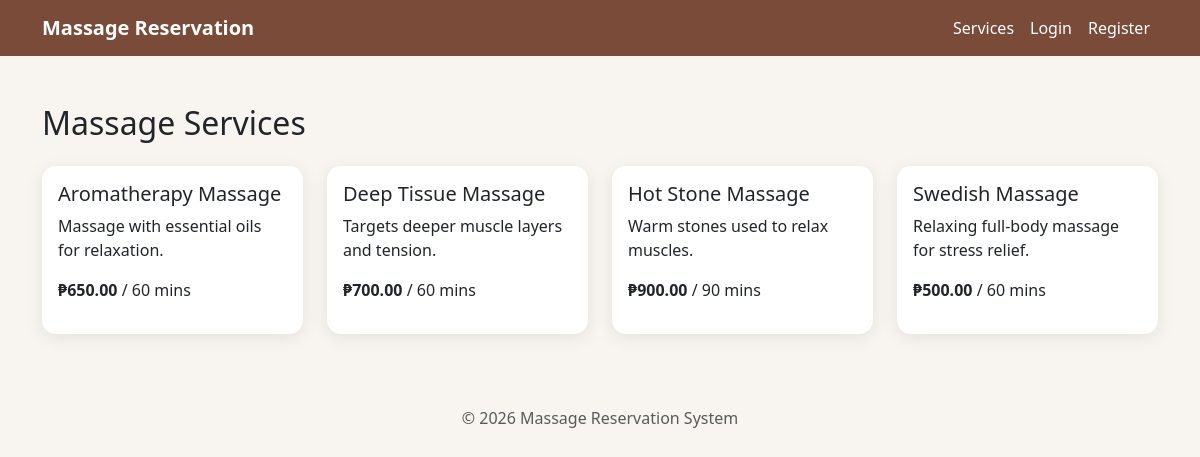
/services.php, run on the app's committed database.
### tables this page shows
CREATE TABLE services (
  service_id INT AUTO_INCREMENT PRIMARY KEY,
  service_name VARCHAR(100) NOT NULL,
  description TEXT,
  price DECIMAL(10,2) NOT NULL,
  duration INT NOT NULL
);

### functions.php (called while the page is built, shortened)
<?php
function is_logged_in() {
    return isset($_SESSION['user_id']);
}
function clean($data) {
    return htmlspecialchars(trim($data), ENT_QUOTES, 'UTF-8');
}
?>

### services.php (the view, shortened to what this page needs)
<?php include 'header.php';
$services = $pdo->query("SELECT * FROM services ORDER BY service_name")->fetchAll(PDO::FETCH_ASSOC);
?>
<div class="container my-5"><h2 class="mb-4">Massage Services</h2><div class="row g-4">
<?php foreach($services as $s): ?>
<div class="col-md-3"><div class="card p-3 h-100">
  <h5><?php echo clean($s['service_name']); ?></h5>
  <p><?php echo clean($s['description']); ?></p>
  <p><strong>₱<?php echo number_format($s['price'],2); ?></strong> / <?php echo $s['duration']; ?> mins</p>
</div></div>
<?php endforeach; ?>
</div></div>
<?php include 'footer.php'; ?>

### header.php (shortened to what this page needs)
<?php require_once 'config.php'; require_once 'functions.php'; ?>
<!doctype html>
<html lang="en">
<head>
  <link href="https://cdn.jsdelivr.net/npm/bootstrap@5.3.3/dist/css/bootstrap.min.css" rel="stylesheet">
  <link href="assets/css/style.css" rel="stylesheet">
</head>
<body>
<nav class="navbar navbar-expand-lg navbar-dark">
  <div class="container">
    <a class="navbar-brand fw-bold" href="index.php">Massage Reservation</a>
    <div class="collapse navbar-collapse" id="nav">
      <ul class="navbar-nav ms-auto">
        <li class="nav-item"><a class="nav-link" href="services.php">Services</a></li>
        <?php if (is_logged_in()): ?>
          <li class="nav-item"><a class="nav-link" href="book.php">Book Now</a></li>
          <li class="nav-item"><a class="nav-link" href="my_reservations.php">My Reservations</a></li>
          <?php if (is_admin()): ?><li class="nav-item"><a class="nav-link" href="admin/dashboard.php">Admin</a></li><?php endif; ?>
          <li class="nav-item"><a class="nav-link" href="logout.php">Logout</a></li>
        <?php else: ?>
          <li class="nav-item"><a class="nav-link" href="login.php">Login</a></li>
          <li class="nav-item"><a class="nav-link" href="register.php">Register</a></li>
        <?php endif; ?>
      </ul>
    </div>
  </div>
</nav>

### footer.php (shortened to what this page needs)
<footer class="text-center py-4 mt-5 text-muted">&copy; <?php echo date('Y'); ?> Massage Reservation System</footer>
</body>
</html>

### assets/css/style.css (style rules this page uses)
body { background: #f8f5f0; }
.navbar { background: #7b4b3a; }
.navbar a, .navbar-brand { color: #fff !important; }
.card { border: none; border-radius: 14px; box-shadow: 0 4px 18px rgba(0,0,0,.08); }

### data on the page
services: service_name "Aromatherapy Massage", description "Massage with essential oils for relaxation.", price "650.00", duration "60"
services: service_name "Deep Tissue Massage", description "Targets deeper muscle layers and tension.", price "700.00", duration "60"
services: service_name "Hot Stone Massage", description "Warm stones used to relax muscles.", price "900.00", duration "90"
services: service_name "Swedish Massage", description "Relaxing full-body massage for stress relief.", price "500.00", duration "60"
